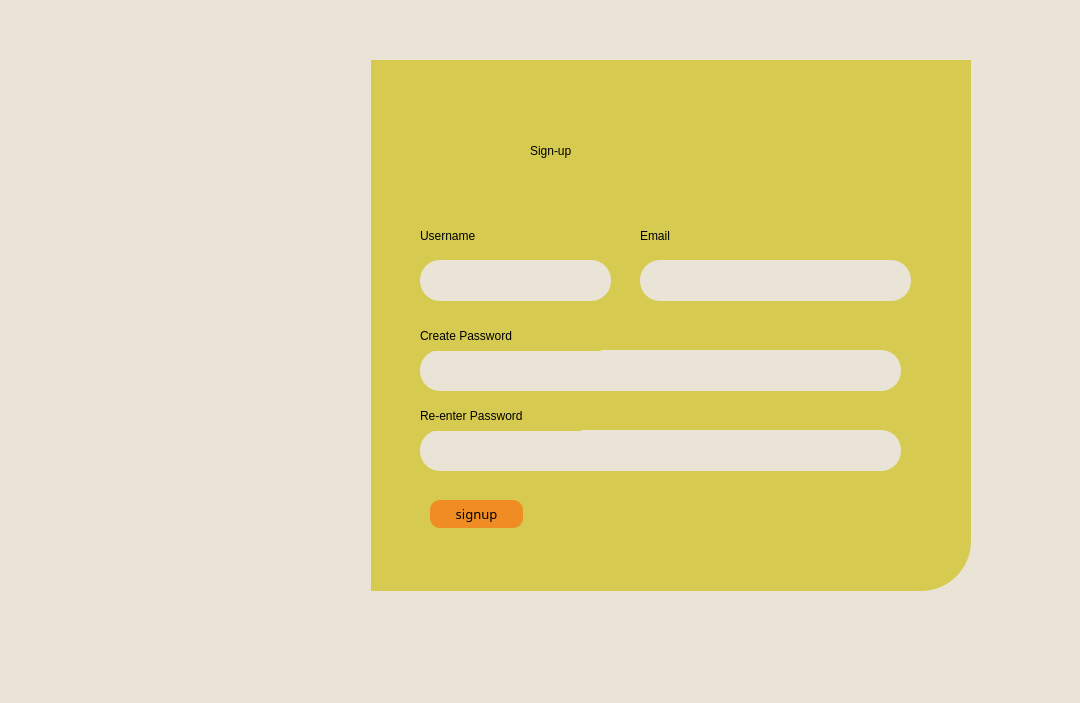
<?xml version="1.0" encoding="UTF-8"?>
<ui version="4.0">
 <class>Form</class>
 <widget class="QWidget" name="Form">
  <property name="geometry">
   <rect>
    <x>0</x>
    <y>0</y>
    <width>1080</width>
    <height>703</height>
   </rect>
  </property>
  <property name="windowTitle">
   <string>Form</string>
  </property>
  <property name="styleSheet">
   <string notr="true">QLineEdit{
padding-left: 20px;
}
QWidget{
background-color: #EAE4D6;
}
</string>
  </property>
  <widget class="QLabel" name="loginSide">
   <property name="geometry">
    <rect>
     <x>120</x>
     <y>60</y>
     <width>251</width>
     <height>531</height>
    </rect>
   </property>
   <property name="autoFillBackground">
    <bool>false</bool>
   </property>
   <property name="styleSheet">
    <string notr="true">border-top-left-radius: 20px;
</string>
   </property>
   <property name="text">
    <string/>
   </property>
   <property name="pixmap">
    <pixmap>../../../Downloads/login.png</pixmap>
   </property>
   <property name="scaledContents">
    <bool>true</bool>
   </property>
  </widget>
  <widget class="QLineEdit" name="passwordinp">
   <property name="geometry">
    <rect>
     <x>420</x>
     <y>350</y>
     <width>481</width>
     <height>41</height>
    </rect>
   </property>
   <property name="styleSheet">
    <string notr="true">

background-color: #EAE4D6;
border-radius: 20px;</string>
   </property>
   <property name="text">
    <string/>
   </property>
  </widget>
  <widget class="QLineEdit" name="usernameinp">
   <property name="geometry">
    <rect>
     <x>420</x>
     <y>260</y>
     <width>191</width>
     <height>41</height>
    </rect>
   </property>
   <property name="styleSheet">
    <string notr="true">

background-color: #EAE4D6;
border-radius: 20px;
</string>
   </property>
  </widget>
  <widget class="QPushButton" name="signupbutton">
   <property name="geometry">
    <rect>
     <x>430</x>
     <y>500</y>
     <width>93</width>
     <height>28</height>
    </rect>
   </property>
   <property name="font">
    <font>
     <family>High Tower Text</family>
     <pointsize>10</pointsize>
     <weight>50</weight>
     <italic>false</italic>
     <bold>false</bold>
    </font>
   </property>
   <property name="styleSheet">
    <string notr="true">background-color: #EF8C24;
font: 10pt;
border-radius: 10px;</string>
   </property>
   <property name="text">
    <string>signup</string>
   </property>
  </widget>
  <widget class="QLabel" name="username">
   <property name="geometry">
    <rect>
     <x>420</x>
     <y>220</y>
     <width>131</width>
     <height>31</height>
    </rect>
   </property>
   <property name="styleSheet">
    <string notr="true">background-color: #D6CA51;
font: 15pt &quot;High Tower Text&quot;;</string>
   </property>
   <property name="text">
    <string>Username</string>
   </property>
  </widget>
  <widget class="QLabel" name="password">
   <property name="geometry">
    <rect>
     <x>420</x>
     <y>320</y>
     <width>181</width>
     <height>31</height>
    </rect>
   </property>
   <property name="styleSheet">
    <string notr="true">background-color: #D6CA51;
font: 12pt &quot;High Tower Text&quot;;</string>
   </property>
   <property name="text">
    <string>Create Password</string>
   </property>
  </widget>
  <widget class="QLabel" name="signupTitle">
   <property name="geometry">
    <rect>
     <x>530</x>
     <y>80</y>
     <width>301</width>
     <height>141</height>
    </rect>
   </property>
   <property name="styleSheet">
    <string notr="true">background-color: #D6CA51;
font: 50pt &quot;Imprint MT Shadow&quot;;

</string>
   </property>
   <property name="text">
    <string>Sign-up</string>
   </property>
  </widget>
  <widget class="QLabel" name="label">
   <property name="geometry">
    <rect>
     <x>370</x>
     <y>60</y>
     <width>601</width>
     <height>531</height>
    </rect>
   </property>
   <property name="styleSheet">
    <string notr="true">background-color: #D6CA51;
border-bottom-right-radius: 50px;</string>
   </property>
   <property name="text">
    <string/>
   </property>
  </widget>
  <widget class="QLineEdit" name="emailinp">
   <property name="geometry">
    <rect>
     <x>640</x>
     <y>260</y>
     <width>271</width>
     <height>41</height>
    </rect>
   </property>
   <property name="styleSheet">
    <string notr="true">

background-color: #EAE4D6;
border-radius: 20px;
</string>
   </property>
  </widget>
  <widget class="QLabel" name="email">
   <property name="geometry">
    <rect>
     <x>640</x>
     <y>220</y>
     <width>131</width>
     <height>31</height>
    </rect>
   </property>
   <property name="styleSheet">
    <string notr="true">background-color: #D6CA51;
font: 15pt &quot;High Tower Text&quot;;</string>
   </property>
   <property name="text">
    <string>Email</string>
   </property>
  </widget>
  <widget class="QLineEdit" name="passwordinp_2">
   <property name="geometry">
    <rect>
     <x>420</x>
     <y>430</y>
     <width>481</width>
     <height>41</height>
    </rect>
   </property>
   <property name="styleSheet">
    <string notr="true">

background-color: #EAE4D6;
border-radius: 20px;</string>
   </property>
  </widget>
  <widget class="QLabel" name="password_2">
   <property name="geometry">
    <rect>
     <x>420</x>
     <y>400</y>
     <width>161</width>
     <height>31</height>
    </rect>
   </property>
   <property name="styleSheet">
    <string notr="true">background-color: #D6CA51;
font: 12pt &quot;High Tower Text&quot;;</string>
   </property>
   <property name="text">
    <string>Re-enter Password</string>
   </property>
  </widget>
  <widget class="QPushButton" name="login_btn">
   <property name="geometry">
    <rect>
     <x>120</x>
     <y>60</y>
     <width>251</width>
     <height>531</height>
    </rect>
   </property>
   <property name="text">
    <string/>
   </property>
   <property name="flat">
    <bool>true</bool>
   </property>
  </widget>
  <zorder>label</zorder>
  <zorder>loginSide</zorder>
  <zorder>passwordinp</zorder>
  <zorder>usernameinp</zorder>
  <zorder>signupbutton</zorder>
  <zorder>username</zorder>
  <zorder>password</zorder>
  <zorder>signupTitle</zorder>
  <zorder>emailinp</zorder>
  <zorder>email</zorder>
  <zorder>passwordinp_2</zorder>
  <zorder>password_2</zorder>
  <zorder>login_btn</zorder>
 </widget>
 <resources/>
 <connections/>
</ui>
